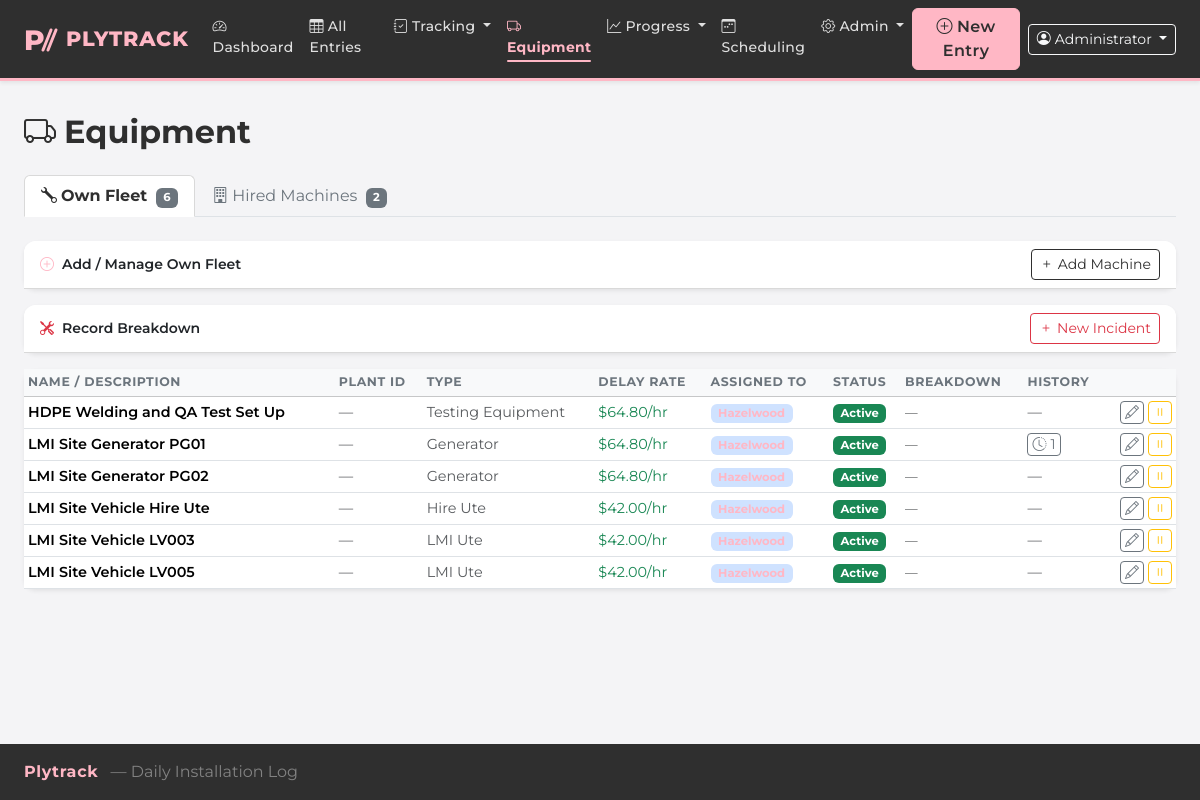
The app's page /equipment (signed in) with its own data.
### models.py (models this page shows, shortened)
class User(UserMixin, db.Model):
    id = db.Column(db.Integer, primary_key=True)
    username = db.Column(db.String(100), nullable=False, unique=True)
    display_name = db.Column(db.String(200))       # full name shown in entries
    email = db.Column(db.String(200))              # contact email
    password_hash = db.Column(db.String(256), nullable=False)
    is_admin = db.Column(db.Boolean, default=False)
    active = db.Column(db.Boolean, default=True)
    created_at = db.Column(db.DateTime, default=datetime.utcnow)
    entries = db.relationship('DailyEntry', backref='submitted_by_user', lazy=True)
    @property
    def is_active(self):
        return self.active

class Machine(db.Model):
    id = db.Column(db.Integer, primary_key=True)
    name = db.Column(db.String(200), nullable=False)
    plant_id = db.Column(db.String(100))           # internal plant/fleet ID
    machine_type = db.Column(db.String(100))
    description = db.Column(db.Text)               # what the item is / notes
    delay_rate = db.Column(db.Float)
    active = db.Column(db.Boolean, default=True)
    created_at = db.Column(db.DateTime, default=datetime.utcnow)

### app.py (the view)
@app.route('/equipment')
@login_required
def equipment_overview():
    own_machines = Machine.query.order_by(Machine.name).all()
    hired_machines = HiredMachine.query.order_by(HiredMachine.machine_name).all()
    projects = Project.query.filter_by(active=True).order_by(Project.name).all()
    own_breakdowns = {b.machine_id: b for b in
                      MachineBreakdown.query.filter(
                          MachineBreakdown.machine_id.isnot(None),
                          MachineBreakdown.repair_status != 'completed'
                      ).all()}
    hired_breakdowns = {b.hired_machine_id: b for b in
                        MachineBreakdown.query.filter(
                            MachineBreakdown.hired_machine_id.isnot(None),
                            MachineBreakdown.repair_status != 'completed'
                        ).all()}
    all_assignments = (ProjectEquipmentAssignment.query
                       .join(ProjectEquipmentRequirement)
                       .join(Project)
                       .filter(Project.active == True)
                       .all())
    own_machine_projects = {}
    hired_machine_projects = {}
    for a in all_assignments:
        entry = (a.requirement.project, a.requirement.label)
        if a.machine_id:
            own_machine_projects.setdefault(a.machine_id, []).append(entry)
        if a.hired_machine_id:
            hired_machine_projects.setdefault(a.hired_machine_id, []).append(entry)
    from collections import defaultdict as _dd
    own_bd_history = _dd(list)
    for b in MachineBreakdown.query.filter(
            MachineBreakdown.machine_id.isnot(None)
    ).order_by(MachineBreakdown.incident_date.desc()).all():
        own_bd_history[b.machine_id].append(b)
    hired_bd_history = _dd(list)
    for b in MachineBreakdown.query.filter(
            MachineBreakdown.hired_machine_id.isnot(None)
    ).order_by(MachineBreakdown.incident_date.desc()).all():
        hired_bd_history[b.hired_machine_id].append(b)
    return render_template('equipment/index.html',
                           own_machines=own_machines,
                           hired_machines=hired_machines,
                           projects=projects,
                           own_breakdowns=own_breakdowns,
                           hired_breakdowns=hired_breakdowns,
                           own_machine_projects=own_machine_projects,
                           hired_machine_projects=hired_machine_projects,
                           own_bd_history=own_bd_history,
                           hired_bd_history=hired_bd_history,
                           today=date.today())

### templates/equipment/index.html (shortened to what this page needs)
{% extends 'base.html' %}
{% block content %}
<div class="d-flex justify-content-between align-items-center mb-4">
  <h2 class="fw-bold mb-0"><i class="bi bi-truck me-2"></i>Equipment</h2>
</div>
<ul class="nav nav-tabs mb-4" id="equipTabs">
  <li class="nav-item">
    <button class="nav-link active" data-bs-toggle="tab" data-bs-target="#tab-own">
      <i class="bi bi-wrench me-1"></i>Own Fleet
      <span class="badge bg-secondary ms-1">{{ own_machines | selectattr('active') | list | length }}</span>
    </button>
  </li>
  <li class="nav-item">
    <button class="nav-link" data-bs-toggle="tab" data-bs-target="#tab-hired">
      <i class="bi bi-building me-1"></i>Hired Machines
      <span class="badge bg-secondary ms-1">{{ hired_machines | length }}</span>
    </button>
  </li>
</ul>
<div class="tab-content">
  <div class="tab-pane fade show active" id="tab-own">
    <div class="card border-0 shadow-sm mb-3">
      <div class="card-header bg-white py-2 d-flex justify-content-between align-items-center">
        <span class="fw-semibold small"><i class="bi bi-plus-circle me-2 text-primary"></i>Add / Manage Own Fleet</span>
        <button class="btn btn-sm btn-outline-primary" type="button" data-bs-toggle="collapse" data-bs-target="#addMachineForm">
          <i class="bi bi-plus me-1"></i>Add Machine
        </button>
      </div>
    </div>
    <div class="card border-0 shadow-sm mb-3">
      <div class="card-header bg-white py-2 d-flex justify-content-between align-items-center">
        <span class="fw-semibold small"><i class="bi bi-tools me-2 text-danger"></i>Record Breakdown</span>
        <button class="btn btn-sm btn-outline-danger" type="button" data-bs-toggle="collapse" data-bs-target="#ownBreakdownForm">
          <i class="bi bi-plus me-1"></i>New Incident
        </button>
      </div>
    </div>
    <div class="card border-0 shadow-sm">
      <div class="card-body p-0">
        {% if own_machines %}
        <table class="table table-sm table-hover mb-0 align-middle">
          <thead class="table-light">
            <tr>
              <th>Name / Description</th>
              <th>Plant ID</th>
              <th>Type</th>
              <th>Delay Rate</th>
              <th>Assigned To</th>
              <th>Status</th>
              <th>Breakdown</th>
              <th>History</th>
              <th></th>
            </tr>
          </thead>
          <tbody>
            {% for m in own_machines %}
            {% set bd = own_breakdowns.get(m.id) %}
            {% set history = own_bd_history.get(m.id, []) %}
            <tr class="{{ 'table-danger' if bd else ('table-secondary opacity-75' if not m.active else '') }}">
              <td class="fw-semibold small">
                {{ m.name }}
              </td>
              <td class="text-muted small">{{ m.plant_id or '—' }}</td>
              <td class="text-muted small">{{ m.machine_type or '—' }}</td>
              <td class="small">
                {% if m.delay_rate %}<span class="text-success">${{ '%.2f'|format(m.delay_rate) }}/hr</span>
                {% else %}<span class="text-muted">—</span>{% endif %}
              </td>
              <td class="small">
                {% set projs = own_machine_projects.get(m.id, []) %}
                {% if projs %}
                  {% for p, lbl in projs %}
                    <a href="{{ url_for('project_dashboard', project_id=p.id) }}#tab-scheduling"
                       class="badge bg-primary-subtle text-primary text-decoration-none me-1">{{ p.name }}</a>
                  {% endfor %}
                {% else %}<span class="text-muted fst-italic">Unassigned</span>{% endif %}
              </td>
              <td>
                {% if bd %}
                  <span class="badge bg-danger"><i class="bi bi-tools me-1"></i>Broken Down</span>
                {% elif m.active %}
                  <span class="badge bg-success">Active</span>
                {% else %}
                  <span class="badge bg-secondary">Inactive</span>
                {% endif %}
              </td>
              <td class="small">
                {% if bd %}
                <div>
                  <strong>{{ bd.incident_date.strftime('%d/%m/%Y') }}{% if bd.incident_time %} {{ bd.incident_time }}{% endif %}</strong>
                  {% if bd.description %}<br><span class="text-muted">{{ bd.description }}</span>{% endif %}
                  {% if bd.repairing_by %}<br><i class="bi bi-person me-1"></i>{{ bd.repairing_by }}{% endif %}
                  {% if bd.anticipated_return %}<br><i class="bi bi-calendar me-1"></i>Est. return: {{ bd.anticipated_return.strftime('%d/%m/%Y') }}{% endif %}
                  <br>
                  <form method="POST" action="{{ url_for('breakdown_update', bd_id=bd.id) }}"
                        class="d-flex flex-wrap gap-1 mt-1 align-items-center">
                    <select name="repair_status" class="form-select form-select-sm" style="width:150px;">
                      <option value="pending" {{ 'selected' if bd.repair_status == 'pending' }}>Pending</option>
                      <option value="in_progress" {{ 'selected' if bd.repair_status == 'in_progress' }}>In Progress</option>
                      <option value="completed" {{ 'selected' if bd.repair_status == 'completed' }}>Completed</option>
                    </select>
                    <input type="text" name="repairing_by" value="{{ bd.repairing_by or '' }}"
                           class="form-control form-control-sm" style="width:140px;" placeholder="Repairing by">
                    <input type="date" name="anticipated_return" value="{{ bd.anticipated_return.isoformat() if bd.anticipated_return else '' }}"
                           class="form-control form-control-sm" style="width:140px;">
                    <button type="submit" class="btn btn-sm btn-outline-warning">Update</button>
                  </form>
                  <form method="POST" action="{{ url_for('breakdown_delete', bd_id=bd.id) }}"
                        class="d-inline mt-1" onsubmit="return confirm('Delete this breakdown record?')">
                    <button type="submit" class="btn btn-sm btn-link text-danger p-0">Delete record</button>
                  </form>
                </div>
                {% else %}
                <span class="text-muted small">—</span>
                {% endif %}
              </td>
              <td class="small">
                {% set past = history | selectattr('repair_status', 'equalto', 'completed') | list %}
                {% if past %}
                <button class="btn btn-sm btn-outline-secondary py-0 px-1" type="button"
                        data-bs-toggle="collapse" data-bs-target="#own-hist-{{ m.id }}">
                  <i class="bi bi-clock-history me-1"></i>{{ past | length }}
                </button>
                {% else %}
                <span class="text-muted">—</span>
                {% endif %}
              </td>
              <td class="text-end">
                <div class="d-flex gap-1 justify-content-end">
                  <button class="btn btn-sm btn-outline-secondary py-0 px-1"
                          onclick="openMachineEdit({{ m.id }}, {{ m.name|tojson }}, {{ (m.plant_id or '')|tojson }}, {{ (m.machine_type or '')|tojson }}, {{ (m.description or '')|tojson }}, {{ m.delay_rate or '' }})"
                          title="Edit">
                    <i class="bi bi-pencil"></i>
                  </button>
                  <form method="POST" action="{{ url_for('equipment_machine_save') }}" class="d-inline">
                    <button type="submit" class="btn btn-sm btn-outline-{{ 'warning' if m.active else 'success' }} py-0 px-1"
                            title="{{ 'Deactivate' if m.active else 'Activate' }}">
                      <i class="bi bi-{{ 'pause' if m.active else 'play' }}"></i>
                    </button>
                  </form>
                </div>
              </td>
            </tr>
            {% endfor %}
          </tbody>
        </table>
        {% else %}
        <div class="text-center py-5 text-muted">
          <i class="bi bi-wrench fs-1 d-block mb-2"></i>
          No machines yet. Use the "Add Machine" button above.
        </div>
        {% endif %}
      </div>
    </div>
  </div>
</div>
{% endblock %}

### templates/base.html (shortened to what this page needs)
<!DOCTYPE html>
<html lang="en">
<head>
  <link href="https://cdn.jsdelivr.net/npm/bootstrap@5.3.3/dist/css/bootstrap.min.css" rel="stylesheet">
  <link href="https://cdn.jsdelivr.net/npm/bootstrap-icons@1.11.3/font/bootstrap-icons.css" rel="stylesheet">
  <link href="{{ url_for('static', filename='css/custom.css') }}" rel="stylesheet">
</head>
<body>
<nav class="navbar navbar-expand-lg ply-navbar shadow-sm">
  <div class="container-fluid px-4">
    <a class="navbar-brand d-flex align-items-center gap-2" href="{{ url_for('index') }}">
      <svg width="34" height="30" viewBox="0 0 34 30" fill="none" xmlns="http://www.w3.org/2000/svg" aria-hidden="true">
        <text x="0" y="26" font-family="Montserrat, sans-serif" font-weight="800" font-size="28" fill="#FFB7C5">P</text>
      </svg>
      <span>Plytrack</span>
    </a>
    <div class="collapse navbar-collapse" id="navMenu">
      <ul class="navbar-nav me-auto mb-2 mb-lg-0">
        <li class="nav-item">
          <a class="nav-link {% if request.endpoint == 'index' %}active{% endif %}" href="{{ url_for('index') }}">
            <i class="bi bi-speedometer2 me-1"></i>Dashboard
          </a>
        </li>
        <li class="nav-item">
          <a class="nav-link {% if request.endpoint == 'entries' %}active{% endif %}" href="{{ url_for('entries') }}">
            <i class="bi bi-table me-1"></i>All Entries
          </a>
        </li>
        <li class="nav-item dropdown">
          <a class="nav-link dropdown-toggle {% if request.endpoint and (request.endpoint.startswith('hire') or 'delay_report' in (request.endpoint or '') or request.endpoint == 'morning_standdown') %}active{% endif %}"
             href="#" data-bs-toggle="dropdown">
            <i class="bi bi-journal-check me-1"></i>Tracking
          </a>
        </li>
        <li class="nav-item">
          <a class="nav-link {% if request.endpoint == 'equipment_overview' %}active{% endif %}"
             href="{{ url_for('equipment_overview') }}">
            <i class="bi bi-truck me-1"></i>Equipment
          </a>
        </li>
        <li class="nav-item dropdown">
          <a class="nav-link dropdown-toggle {% if request.endpoint == 'project_dashboard' %}active{% endif %}"
             href="#" data-bs-toggle="dropdown">
            <i class="bi bi-graph-up me-1"></i>Progress
          </a>
        </li>
        <li class="nav-item">
          <a class="nav-link {% if request.endpoint and 'scheduling' in request.endpoint %}active{% endif %}"
             href="{{ url_for('scheduling_overview') }}">
            <i class="bi bi-calendar3-week me-1"></i>Scheduling
          </a>
        </li>
        <li class="nav-item dropdown">
          <a class="nav-link dropdown-toggle {% if request.endpoint and 'admin' in request.endpoint %}active{% endif %}"
             href="#" data-bs-toggle="dropdown">
            <i class="bi bi-gear me-1"></i>Admin
          </a>
        </li>
      </ul>
      <div class="d-flex align-items-center gap-2">
        <a href="{{ url_for('new_entry') }}" class="btn btn-ply-primary fw-semibold">
          <i class="bi bi-plus-circle me-1"></i>New Entry
        </a>
        <div class="dropdown">
          <button class="btn btn-outline-light btn-sm dropdown-toggle" data-bs-toggle="dropdown">
            <i class="bi bi-person-circle me-1"></i>{{ current_user.display_name or current_user.username }}
          </button>
        </div>
      </div>
    </div>
  </div>
</nav>
<div class="container-fluid px-4 py-3">
  {% block content %}{% endblock %}
</div>
<footer class="footer mt-auto py-3">
  <div class="container-fluid px-4">
    <span class="ply-footer-brand">Plytrack</span>
    <span class="ms-2" style="color:rgba(255,255,255,0.4);">&mdash; Daily Installation Log</span>
  </div>
</footer>
</body>
</html>

### records on screen
User: display_name "Administrator"
Machine: name "HDPE Welding and QA Test Set Up", plant_id "—", machine_type "Testing Equipment", delay_rate "64.80", active "Active"
Machine: name "LMI Site Generator PG01", plant_id "—", machine_type "Generator", delay_rate "64.80", active "Active", past "1"
Machine: name "LMI Site Generator PG02", plant_id "—", machine_type "Generator", delay_rate "64.80", active "Active"
Machine: name "LMI Site Vehicle Hire Ute", plant_id "—", machine_type "Hire Ute", delay_rate "42.00", active "Active"
Machine: name "LMI Site Vehicle LV003", plant_id "—", machine_type "LMI Ute", delay_rate "42.00", active "Active"
Machine: name "LMI Site Vehicle LV005", plant_id "—", machine_type "LMI Ute", delay_rate "42.00", active "Active"

### other values on screen
{{ own_machines | selectattr('active') | list | length }} "6"
{{ hired_machines | length }} "2"
